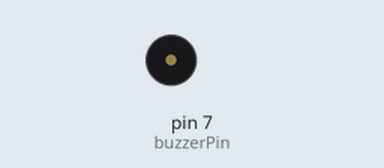
This sketch was run on a simulated Arduino Uno, built with avr-gcc and run on an emulated ATmega328P. Parts: buzzer (waves = sounding).

Above: at 0.67 s.
At 2.1 s:
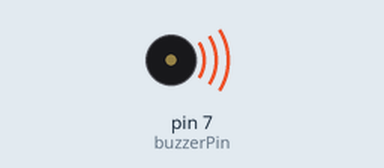
Timing chart, 0 to 3.0 s (numbered marks = the images above):
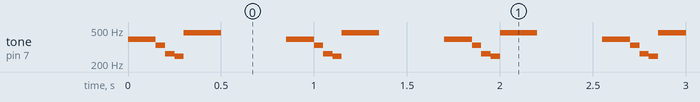

Measured:
- by itself, tone on pin 7 (buzzerPin): repeats every 0.85 s: 330 Hz 0.05 s, 262 Hz 0.05 s, 247 Hz 0.05 s, 466 Hz 0.20 s, silent 0.35 s, 392 Hz 0.15 s

The sketch:

sketch_apr17a.ino
```cpp
int buzzerPin = 7;
int espera = 50;

void setup() {
  pinMode(buzzerPin, OUTPUT);
}

void loop() {
  tone(buzzerPin, 392, 200);
  delay(espera);
  tone(buzzerPin, 392, 200);
  delay(espera);
  tone(buzzerPin, 392, 200);
  delay(espera);
  tone(buzzerPin, 330, 200);
  delay(espera);
  tone(buzzerPin, 262, 200);
  delay(espera);
  tone(buzzerPin, 247, 200);
  delay(espera);
  tone(buzzerPin, 466, 200);
  delay(espera);
  delay(500);
}
```
